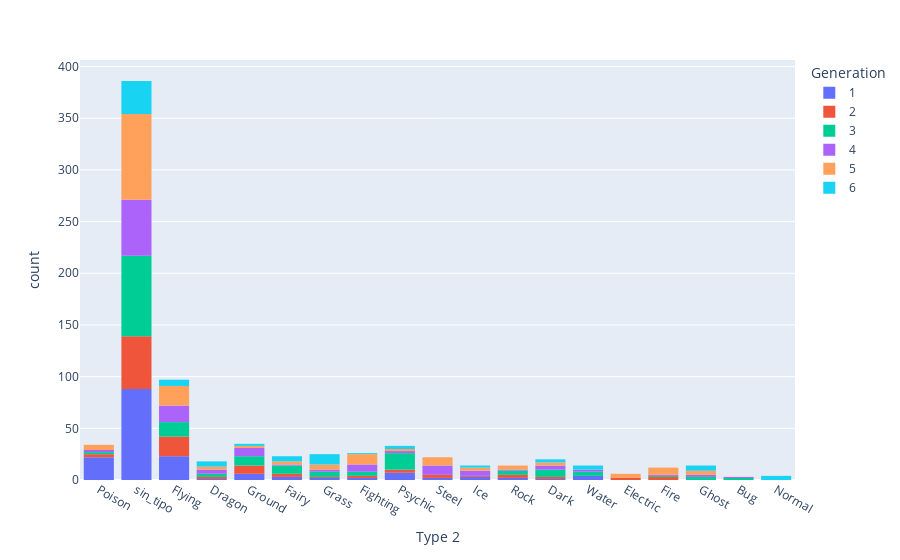

Write notebook code for a chart like this one.
### Markdown cell above
Ahora con el subtipo:

### Code cell
px.histogram(data_frame = df_pokemon,
             x          = "Type 2",
             hover_data = ["Generation"],
             color      = "Generation",
             nbins      = 20)

### Figure 1 — Plotly figure (JSON) as saved in the notebook; plotly's stock layout.template omitted (floating-point values rounded to 4 significant figures; data arrays with more than 128 entries replaced by an {"elided": "..."} marker saying what was removed)
{"data": [{"alignmentgroup": "True", "bingroup": "x", "hovertemplate": "Generation=1<br>Type 2=%{x}<br>count=%{y}<extra></extra>", "legendgroup": "1", "marker": {"color": "#636efa", "pattern": {"shape": ""}}, "name": "1", "nbinsx": 20, "offsetgroup": "1", "orientation": "v", "showlegend": true, "type": "histogram", "x": {"elided": "166 str values"}, "xaxis": "x", "yaxis": "y"}, {"alignmentgroup": "True", "bingroup": "x", "hovertemplate": "Generation=2<br>Type 2=%{x}<br>count=%{y}<extra></extra>", "legendgroup": "2", "marker": {"color": "#EF553B", "pattern": {"shape": ""}}, "name": "2", "nbinsx": 20, "offsetgroup": "2", "orientation": "v", "showlegend": true, "type": "histogram", "x": ["sin_tipo", "sin_tipo", "sin_tipo", "sin_tipo", "sin_tipo", "sin_tipo", "sin_tipo", "sin_tipo", "sin_tipo", "sin_tipo", "sin_tipo", "Flying", "Flying", "Flying", "Flying", "Poison", "Poison", "Flying", "Electric", "Electric", "sin_tipo", "sin_tipo", "Fairy", "sin_tipo", "Flying", "Flying", "Flying", "sin_tipo", "sin_tipo", "sin_tipo", "Dragon", "sin_tipo", "Fairy", "Fairy", "sin_tipo", "sin_tipo", "Flying", "Flying", "Flying", "sin_tipo", "sin_tipo", "sin_tipo", "Flying", "Ground", "Ground", "sin_tipo", "sin_tipo", "Flying", "Psychic", "sin_tipo", "sin_tipo", "sin_tipo", "Psychic", "sin_tipo", "Steel", "sin_tipo", "Flying", "Ground", "Ground", "sin_tipo", "sin_tipo", "Poison", "Steel", "Steel", "Rock", "Fighting", "Fighting", "Ice", "sin_tipo", "sin_tipo", "sin_tipo", "Rock", "Ground", "Ground", "Rock", "sin_tipo", "sin_tipo", "Flying", "Flying", "Flying", "Fire", "Fire", "Fire", "Dragon", "sin_tipo", "sin_tipo", "sin_tipo", "sin_tipo", "sin_tipo", "sin_tipo", "sin_tipo", "Psychic", "sin_tipo", "sin_tipo", "sin_tipo", "sin_tipo", "sin_tipo", "sin_tipo", "sin_tipo", "Ground", "Ground", "Dark", "Dark", "Flying", "Flying", "Grass"], "xaxis": "x", "yaxis": "y"}, {"alignmentgroup": "True", "bingroup": "x", "hovertemplate": "Generation=3<br>Type 2=%{x}<br>count=%{y}<extra></extra>", "legendgroup": "3", "marker": {"color": "#00cc96", "pattern": {"shape": ""}}, "name": "3", "nbinsx": 20, "offsetgroup": "3", "orientation": "v", "showlegend": true, "type": "histogram", "x": {"elided": "160 str values"}, "xaxis": "x", "yaxis": "y"}, {"alignmentgroup": "True", "bingroup": "x", "hovertemplate": "Generation=4<br>Type 2=%{x}<br>count=%{y}<extra></extra>", "legendgroup": "4", "marker": {"color": "#ab63fa", "pattern": {"shape": ""}}, "name": "4", "nbinsx": 20, "offsetgroup": "4", "orientation": "v", "showlegend": true, "type": "histogram", "x": ["sin_tipo", "sin_tipo", "Ground", "sin_tipo", "Fighting", "Fighting", "sin_tipo", "sin_tipo", "Steel", "Flying", "Flying", "Flying", "sin_tipo", "Water", "sin_tipo", "sin_tipo", "sin_tipo", "sin_tipo", "sin_tipo", "Poison", "Poison", "sin_tipo", "sin_tipo", "Steel", "Steel", "sin_tipo", "Grass", "Ground", "Steel", "Flying", "Flying", "Flying", "sin_tipo", "sin_tipo", "sin_tipo", "sin_tipo", "sin_tipo", "sin_tipo", "Ground", "sin_tipo", "Flying", "Flying", "sin_tipo", "sin_tipo", "Fighting", "sin_tipo", "Flying", "sin_tipo", "sin_tipo", "sin_tipo", "Dark", "Dark", "Psychic", "Psychic", "sin_tipo", "Fairy", "sin_tipo", "Flying", "Dark", "Ground", "Ground", "Ground", "Ground", "sin_tipo", "sin_tipo", "Steel", "Steel", "sin_tipo", "sin_tipo", "Bug", "Dark", "Fighting", "Fighting", "sin_tipo", "sin_tipo", "sin_tipo", "Flying", "Ice", "Ice", "Ice", "Ice", "Steel", "sin_tipo", "Rock", "sin_tipo", "sin_tipo", "sin_tipo", "Flying", "Flying", "sin_tipo", "sin_tipo", "Flying", "Ground", "sin_tipo", "Fighting", "Fighting", "Steel", "sin_tipo", "Ghost", "Ghost", "Fire", "Water", "Ice", "Flying", "Grass", "sin_tipo", "sin_tipo", "sin_tipo", "Dragon", "Dragon", "Steel", "sin_tipo", "Dragon", "Dragon", "sin_tipo", "sin_tipo", "sin_tipo", "sin_tipo", "sin_tipo", "Flying", "sin_tipo"], "xaxis": "x", "yaxis": "y"}, {"alignmentgroup": "True", "bingroup": "x", "hovertemplate": "Generation=5<br>Type 2=%{x}<br>count=%{y}<extra></extra>", "legendgroup": "5", "marker": {"color": "#FFA15A", "pattern": {"shape": ""}}, "name": "5", "nbinsx": 20, "offsetgroup": "5", "orientation": "v", "showlegend": true, "type": "histogram", "x": {"elided": "165 str values"}, "xaxis": "x", "yaxis": "y"}, {"alignmentgroup": "True", "bingroup": "x", "hovertemplate": "Generation=6<br>Type 2=%{x}<br>count=%{y}<extra></extra>", "legendgroup": "6", "marker": {"color": "#19d3f3", "pattern": {"shape": ""}}, "name": "6", "nbinsx": 20, "offsetgroup": "6", "orientation": "v", "showlegend": true, "type": "histogram", "x": ["sin_tipo", "sin_tipo", "Fighting", "sin_tipo", "sin_tipo", "Psychic", "sin_tipo", "sin_tipo", "Dark", "sin_tipo", "Ground", "Flying", "Flying", "Flying", "sin_tipo", "sin_tipo", "Flying", "Normal", "Normal", "sin_tipo", "sin_tipo", "sin_tipo", "sin_tipo", "sin_tipo", "sin_tipo", "Dark", "sin_tipo", "sin_tipo", "sin_tipo", "sin_tipo", "Ghost", "Ghost", "Ghost", "Ghost", "sin_tipo", "sin_tipo", "sin_tipo", "sin_tipo", "Psychic", "Psychic", "Water", "Water", "Water", "Dragon", "sin_tipo", "sin_tipo", "Normal", "Normal", "Dragon", "Dragon", "Ice", "Ice", "sin_tipo", "Flying", "Fairy", "Fairy", "sin_tipo", "sin_tipo", "sin_tipo", "Fairy", "Grass", "Grass", "Grass", "Grass", "Grass", "Grass", "Grass", "Grass", "Grass", "Grass", "sin_tipo", "sin_tipo", "Dragon", "Dragon", "sin_tipo", "Flying", "Ground", "Fairy", "Fairy", "Ghost", "Dark", "Water"], "xaxis": "x", "yaxis": "y"}], "layout": {"barmode": "relative", "legend": {"title": {"text": "Generation"}, "tracegroupgap": 0}, "margin": {"t": 60}, "xaxis": {"anchor": "y", "domain": [0, 1], "title": {"text": "Type 2"}}, "yaxis": {"anchor": "x", "domain": [0, 1], "title": {"text": "count"}}}}
